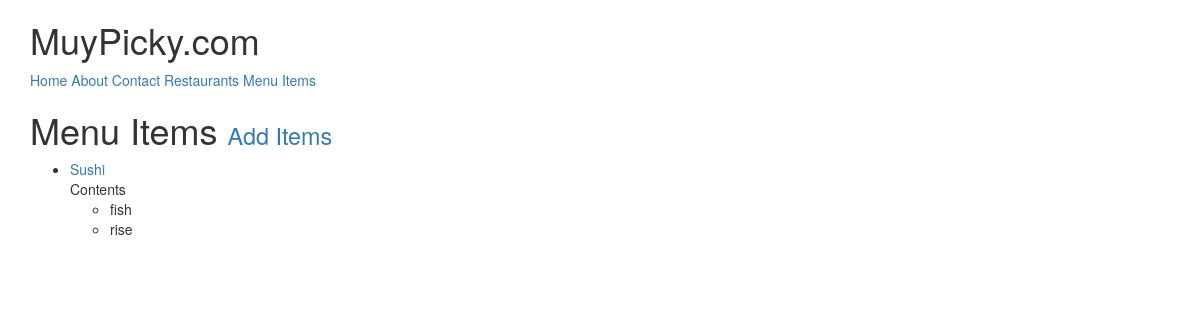
The app's page /items/ (signed in) with its own data.
### menus/models.py (models this page shows, shortened)
class Item(models.Model):
    user        = models.ForeignKey(settings.AUTH_USER_MODEL)
    restaurant  = models.ForeignKey(RestaurantLocation)
    name        = models.CharField(max_length=120)
    contents    = models.TextField(help_text='Seperate each item by comma')
    excludes    = models.TextField(blank=True, null=True, help_text='Seperate each item by comma')
    public      = models.BooleanField(default=True)
    timestamp   = models.DateTimeField(auto_now=True)
    updated     = models.DateTimeField(auto_now=True)
    def get_absolute_url(self):
        return reverse('menus:detail', kwargs={'pk':self.pk})
    class Meta:
        ordering = ['-updated', '-timestamp']
    def get_contents(self):
        return self.contents.split(',')

### menus/views.py (the view)
class ItemListView(LoginRequiredMixin, ListView):
    def get_queryset(self):
        return Item.objects.filter(user=self.request.user)

### menus/templates/menus/item_list.html (shortened to what this page needs)
{% extends "base.html" %}
{% block content %}
<h1>Menu Items <small> <a href="{% url 'menus:create' %}"> Add Items </a></small></h1>
<ul>
{% for obj in object_list  %}
    <li><a href='{{ obj.get_absolute_url }}'>{{ obj.name }}</a><br>
        {% if obj.contents %}
        Contents
        <ul>
            {% for item in obj.get_contents %}
            <li>{{item }}</li>
            {% endfor %}
        </ul>
        {% endif %}
    {% empty %}
    <li><a href="{% url 'menus:create' %}"> Add Menu Items </a></li>
{% endfor %}
</ul>
{% endblock content %}

### records on screen
Item: name "Sushi", get_contents "fish" "rise"
